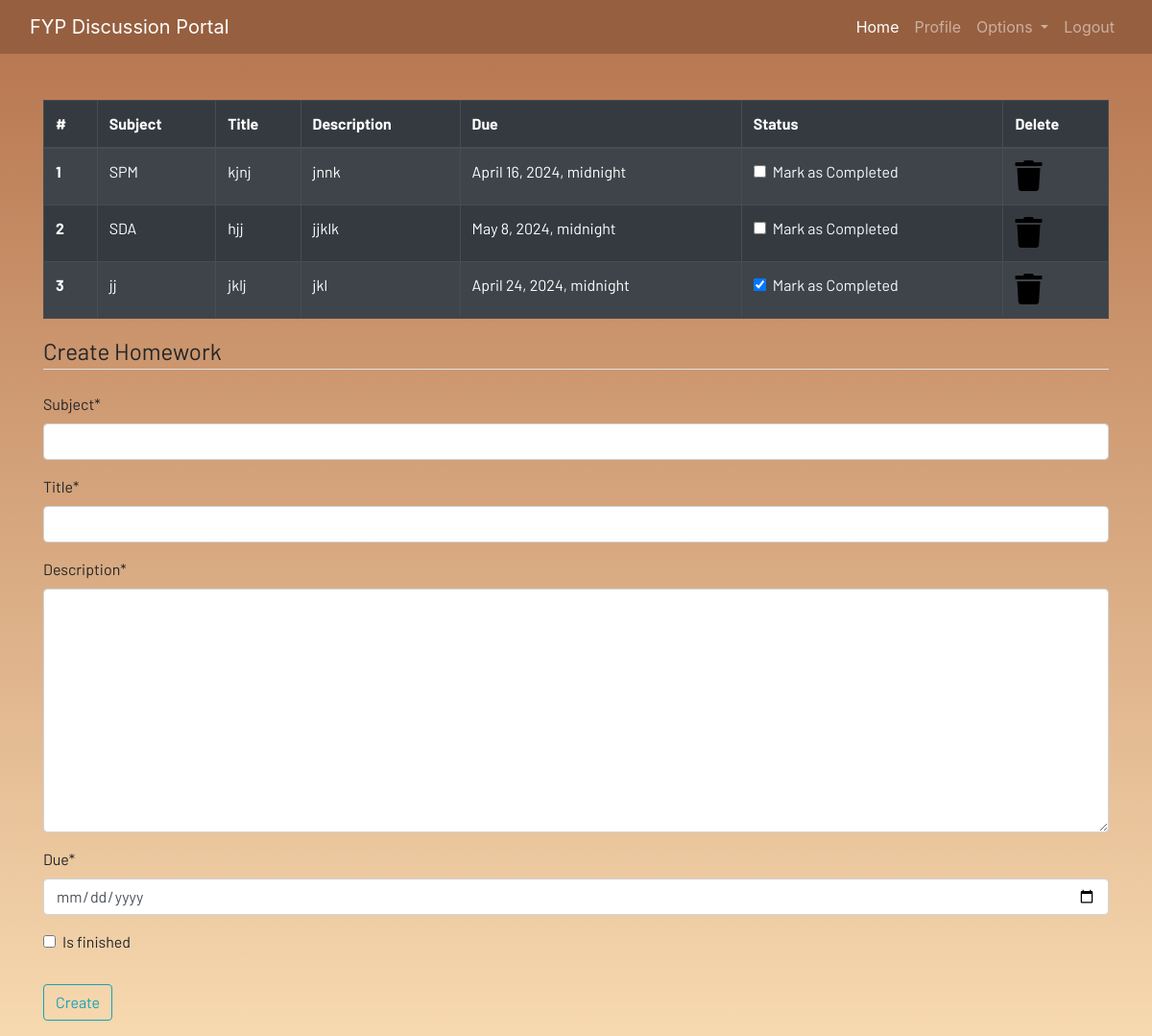
Page /homework (signed in) on the committed database.
### dashboard/models.py (models this page shows, shortened)
class Homework(models.Model):
    user=models.ForeignKey(User,on_delete=models.CASCADE)
    title=models.CharField(max_length=200)
    subject=models.CharField(max_length=200)
    description=models.TextField()
    due=models.DateTimeField()
    is_finished=models.BooleanField(default=False)

### dashboard/views.py (the view)
# urls.py: path('homework',views.homework, name="homework"),
@login_required
def homework(request):
    if request.method == "POST":
        form=HomeworkForm(request.POST)
        if form.is_valid():
            try:
                finished=request.POST['is_finished']
                if finished=='on':
                    finished=True
                else:
                    finished=False
            except:
                finished=False
            homework=Homework(
                user=request.user,
                subject=request.POST['subject'],
                title=request.POST['title'],
                description=request.POST['description'],
                due=request.POST['due'],
                is_finished=finished
            )
            homework.save()
            messages.success(request,f"Homework  added from {request.user.username} successfully")
    else:
        form=HomeworkForm()
    homework=Homework.objects.filter(user=request.user)
    if len(homework) == 0:
        homework_done = True
    else:
        homework_done = False
    context={
        'homeworks':homework, 'homework_done':homework_done,'form':form
    }
    return render(request,'dashboard/homework.html',context)

### dashboard/forms.py
class HomeworkForm(forms.ModelForm):
    class Meta:
        model=Homework
        widgets={'due':DateInput()}
        fields =['subject','title','description','due','is_finished']

### dashboard/templates/dashboard/homework.html (shortened to what this page needs)
{% extends 'dashboard/base.html' %} {% load static %} {% block content %}
{% load crispy_forms_tags %}
<div class="container">
  {% if not homework_done %}
  <table class="table table-striped table-bordered table-hover table-dark">
    <thead>
      <tr>
        <th scope="col">#</th>
        <th scope="col">Subject</th>
        <th scope="col">Title</th>
        <th scope="col">Description</th>
        <th scope="col">Due</th>
        <th scope="col">Status</th>
        <th scope="col">Delete</th>
      </tr>
    </thead>
    <tbody>
      {% for homework in homeworks %}
      <tr>
        <th scope="row">{{forloop.counter}}</th>
        <td>{{homework.subject}}</td>
        <td>{{homework.title}}</td>
        <td>{{homework.description}}</td>
        <td>{{homework.due}}</td>
        <td>
          <a href="{% url "update_homework" homework.id %}">
            <div class="form-check">
              {% if homework.is_finished == True %}
              <input
                class="form-check-input"
                type="checkbox"
                value=""
                checked
              />{% else %}
              <input class="form-check-input" type="checkbox" value="" />
              {% endif %}
              <label class="form-check-label text-light" for="flexCheckDefault">
                Mark as Completed
              </label>
            </div>
          </a>
        </td>
        <td>
          <a href="{% url "delete_homework" homework.id %}"><i class="fa fa-trash fa-2x"></i></a>
        </td>
      </tr>
      {% endfor %}
    </tbody>
  </table>
  {% else %}
  <h4>All homeworks are completed!! Create to have more!!</h4>
  {% endif %}
</div>
<div class="container">
  <form method="POST">
    <fieldset class="form-group">
      <legend class="border-bottom mb-4">Create Homework</legend>
      {{form |crispy}}
    </fieldset>
    <div class="form-group">
      <button href="" class="btn btn-outline-info" type="submit">Create</button>
    </div>
  </form>
</div>
{% endblock content %}

### static/css/main.css (style rules this page uses)
html { scroll-behavior: smooth; height: 100%; width: 100%; }
a { text-decoration: none !important; color: black; }
html, body { max-width: 100%; overflow-x: hidden; height: 100%; width: 100%; }
body { background: linear-gradient(to bottom, #b5734c 0%, #f7d9b0 100%); overflow-x: hidden; background-repeat: no-repeat; }
.fa { color: black; }

### rows in the picture
Homework: subject "SPM", title "kjnj", description "jnnk", due "April 16, 2024, midnight"
Homework: subject "SDA", title "hjj", description "jjklk", due "May 8, 2024, midnight"
Homework: subject "jj", title "jklj", description "jkl", due "April 24, 2024, midnight"
